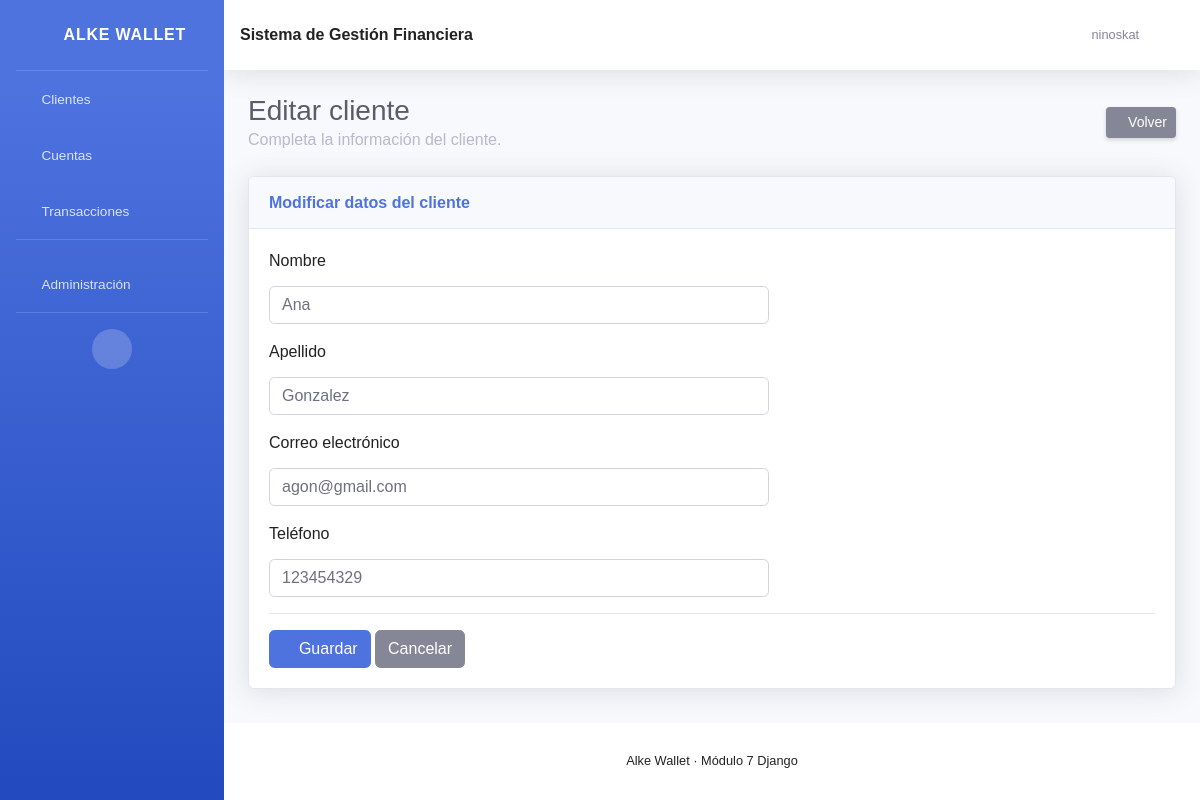
Screenshot of /clientes/editar/1/ (signed in) with the database file from the repository.
### gestion/models.py (models this page shows, shortened)
class Cliente(models.Model):
    usuario = models.OneToOneField(
        User,
        on_delete=models.CASCADE,
        null=True,
        blank=True
    )
    nombre = models.CharField(
        max_length=100
    )
    apellido = models.CharField(
        max_length=100
    )
    email = models.EmailField(
        unique=True
    )
    telefono = models.CharField(
        max_length=20,
        blank=True,
        null=True
    )
    fecha_creacion = models.DateTimeField(
        auto_now_add=True
    )

### gestion/views.py (the view)
class ClienteUpdateView(LoginRequiredMixin, UpdateView):
    model = Cliente
    form_class = ClienteForm
    template_name = 'gestion/clientes/formulario.html'
    success_url = reverse_lazy('clientes')

### gestion/forms.py
class ClienteForm(forms.ModelForm):
    class Meta:
        model = Cliente
        fields = [
            'nombre',
            'apellido',
            'email',
            'telefono'
        ]
        labels = {
            'nombre': 'Nombre',
            'apellido': 'Apellido',
            'email': 'Correo electrónico',
            'telefono': 'Teléfono'
        }
        widgets = {
            'nombre': forms.TextInput(
                attrs={
                    'class': 'form-control',
                    'placeholder': 'Ingrese el nombre'
                }
            ),
            'apellido': forms.TextInput(
                attrs={
                    'class': 'form-control',
                    'placeholder': 'Ingrese el apellido'
                }
            ),
            'email': forms.EmailInput(
                attrs={
                    'class': 'form-control',
                    'placeholder': 'correo@ejemplo.com'
                }
            ),
            'telefono': forms.TextInput(
                attrs={
                    'class': 'form-control',
                    'placeholder': 'Ingrese el teléfono'
                }
            ),
        }

### gestion/templates/gestion/clientes/formulario.html (shortened to what this page needs)
{% extends 'gestion/base.html' %}
{% block contenido %}
<div class="d-sm-flex align-items-center justify-content-between mb-4">
    <div>
        <h1 class="h3 mb-0 text-gray-800">
            {% if object %}
                Editar cliente
            {% else %}
                Nuevo cliente
            {% endif %}
        </h1>
        <p class="mb-0 text-gray-500">
            Completa la información del cliente.
        </p>
    </div>
    <a
        href="{% url 'clientes' %}"
        class="btn btn-sm btn-secondary shadow-sm"
    >
        <i class="fas fa-arrow-left fa-sm text-white-50"></i>
        Volver
    </a>
</div>
<div class="card shadow mb-4">
    <div class="card-header py-3">
        <h6 class="m-0 font-weight-bold text-primary">
            {% if object %}
                Modificar datos del cliente
            {% else %}
                Registrar cliente
            {% endif %}
        </h6>
    </div>
    <div class="card-body">
        <form method="post">
            {% for field in form %}
                <div class="form-group">
                    <label for="{{ field.id_for_label }}">
                        {{ field.label }}
                    </label>
                    {{ field }}
                </div>
            {% endfor %}
            <hr>
            <button
                type="submit"
                class="btn btn-primary"
            >
                <i class="fas fa-save"></i>
                Guardar
            </button>
            <a
                href="{% url 'clientes' %}"
                class="btn btn-secondary"
            >
                Cancelar
            </a>
        </form>
    </div>
</div>
{% endblock %}

### gestion/templates/gestion/base.html (shortened to what this page needs)
{% load static %}
<!DOCTYPE html>
<html lang="es">
<head>
    <link
        href="{% static 'gestion/vendor/fontawesome-free/css/all.min.css' %}"
        rel="stylesheet"
        type="text/css"
    >
    <link
        href="{% static 'gestion/css/sb-admin-2.min.css' %}"
        rel="stylesheet"
    >
    <link
        href="{% static 'gestion/css/estilos.css' %}"
        rel="stylesheet"
    >
</head>
<body id="page-top">
<div id="wrapper">
    <ul
        class="navbar-nav bg-gradient-primary sidebar sidebar-dark accordion"
        id="accordionSidebar"
    >
        <a
            class="sidebar-brand d-flex align-items-center justify-content-center"
            href="{% url 'clientes' %}"
        >
            <div class="sidebar-brand-icon rotate-n-15">
                <i class="fas fa-wallet"></i>
            </div>
            <div class="sidebar-brand-text mx-3">
                Alke Wallet
            </div>
        </a>
        <hr class="sidebar-divider my-0">
        <li class="nav-item">
            <a
                class="nav-link"
                href="{% url 'clientes' %}"
            >
                <i class="fas fa-fw fa-users"></i>
                <span>
                    Clientes
                </span>
            </a>
        </li>
        <li class="nav-item">
            <a
                class="nav-link"
                href="{% url 'cuentas' %}"
            >
                <i class="fas fa-fw fa-university"></i>
                <span>
                    Cuentas
                </span>
            </a>
        </li>
        <li class="nav-item">
            <a
                class="nav-link"
                href="{% url 'transacciones' %}"
            >
                <i class="fas fa-fw fa-exchange-alt"></i>
                <span>
                    Transacciones
                </span>
            </a>
        </li>
        <hr class="sidebar-divider">
        {% if user.is_staff %}
        <li class="nav-item">
            <a
                class="nav-link"
                href="/admin/"
            >
                <i class="fas fa-fw fa-cog"></i>
                <span>
                    Administración
                </span>
            </a>
        </li>
        {% endif %}
        <hr class="sidebar-divider d-none d-md-block">
        <div class="text-center d-none d-md-inline">
            <button
                class="rounded-circle border-0"
                id="sidebarToggle"
            ></button>
        </div>
    </ul>
    <div
        id="content-wrapper"
        class="d-flex flex-column"
    >
        <div id="content">
            <nav
                class="navbar navbar-expand navbar-light bg-white topbar mb-4 static-top shadow"
            >
                <div
                    class="d-none d-sm-inline-block"
                >
                    <strong>
                        Sistema de Gestión Financiera
                    </strong>
                </div>
                <ul class="navbar-nav ml-auto">
                    {% if user.is_authenticated %}
                    <li class="nav-item dropdown no-arrow">
                        <a
                            class="nav-link dropdown-toggle"
                            href="#"
                            id="userDropdown"
                            role="button"
                            data-toggle="dropdown"
                            aria-haspopup="true"
                            aria-expanded="false"
                        >
                            <span
                                class="mr-2 d-none d-lg-inline text-gray-600 small"
                            >
                                {{ user.username }}
                            </span>
                            <i
                                class="fas fa-user-circle fa-2x text-gray-400"
                            ></i>
                        </a>
                    </li>
                    {% endif %}
                </ul>
            </nav>
            <div class="container-fluid">
                {% block contenido %}
                {% endblock %}
            </div>
        </div>
        <footer class="sticky-footer bg-white">
            <div class="container my-auto">
                <div class="copyright text-center my-auto">
                    <span>
                        Alke Wallet · Módulo 7 Django
                    </span>
                </div>
            </div>
        </footer>
    </div>
</div>
</body>
</html>

### gestion/static/gestion/css/estilos.css (style rules this page uses)
body { font-family: Arial, sans-serif; margin: 0; background-color: #f4f6f8; color: #222; }
nav { background-color: #0d6efd; padding: 16px 30px; display: flex; align-items: center; gap: 20px; }
nav a { color: white; text-decoration: none; font-weight: bold; }
nav span { color: white; margin-left: auto; }
h1 { color: #1f2937; }
a { color: #0d6efd; }
button { background-color: #0d6efd; color: white; border: none; padding: 10px 16px; border-radius: 5px; cursor: pointer; }
input, select, textarea { width: 100%; max-width: 500px; padding: 8px; margin-top: 5px; box-sizing: border-box; }

### rows the page displays
Cliente: form "Ana" "Gonzalez" "agon@gmail.com" "123454329"

### other values shown
{{ user.username }} "ninoskat"
{{ field.label }} "Nombre" "Apellido" "Correo electrónico" "Teléfono"
